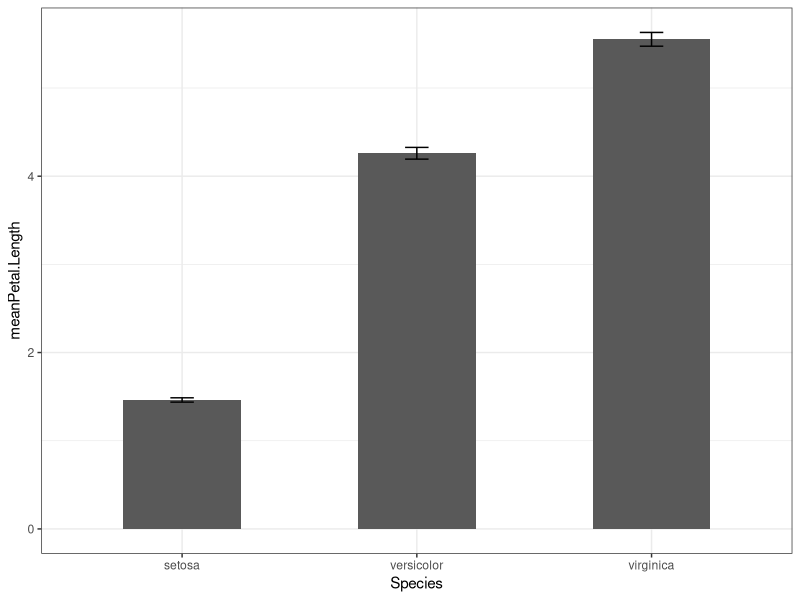
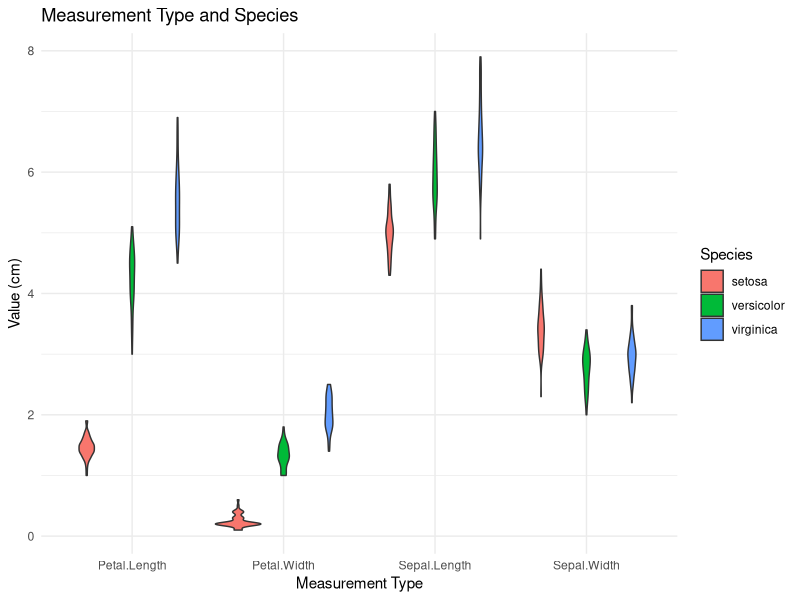

Generate these figures, in order, with R:
## ---- chunk 1
knitr::opts_chunk$set(echo = TRUE)
## ---- chunk 2
library(dplyr)

## ---- chunk 3
newIris <- iris %>% 
  mutate(ratio_SL_PL = Sepal.Length/Petal.Length)
## ---- chunk 4
newIris <- newIris %>%
  mutate(Petal.Area = Petal.Length * Petal.Width)
## ---- chunk 5
newIris  <- rename(newIris,  Ratio = ratio_SL_PL)

## ---- chunk 6
newIris <- newIris %>%
  mutate(
    Species_PetalLength = paste(Species, ifelse(Petal.Length > 5, "LongPetal", "ShortPetal"), sep = "_")
  )
## ---- chunk 7
library(tidyr)

newIris <- separate(newIris, Species_PetalLength, c("SpeciesNew", "PL_new"), sep = "_", remove = FALSE)

## ---- chunk 8
?Comparison

## ---- chunk 9
iris.100 <- sample_n(newIris, 100, replace = FALSE)
## ---- chunk 10
iris.top <- top_n(newIris, 3, Petal.Area)
## ---- chunk 11
iris.distinct <- distinct(newIris)
## ---- chunk 12
IrisReduced <- select(newIris, Species, Petal.Area, PL_new)
## ---- chunk 13
IrisPetalOnly <- select(newIris, contains("Petal"))
IrisSepalOnly <- select(newIris, contains("Sepal"))
## ---- chunk 14

newIris %>% 
  filter(PL_new == "ShortPetal") %>%
  summarise(Mean.PL = mean(Petal.Length))


## ---- chunk 15
 newIris %>%
  group_by(PL_new) %>%
  summarise(Mean.PL = mean(Petal.Length, na.rm = TRUE))
## ---- chunk 16
# summary stats required for barchart

iris.barplot <- iris %>% 
    group_by(Species) %>% 
  summarise(meanPetal.Length = mean(Petal.Length), SEPetal.Length =
  sd(Petal.Length)/sqrt(length(Petal.Length)), lowerErr =(meanPetal.Length -
SEPetal.Length), upperErr = (meanPetal.Length + SEPetal.Length))

iris.barplot


library(ggplot2)

ggplot(iris.barplot, aes(x = Species, y = meanPetal.Length)) + geom_col(width
= 0.5) + geom_errorbar(aes(ymin = lowerErr, ymax = upperErr), width = 0.1) +
theme_bw()

## ---- chunk 17

setosa <- subset(iris, Species == "setosa") 
other <- subset(iris, Species != "setosa")

# Add a common identifier 
setosa$ID <- 1:nrow(setosa)
other$ID <- 1:nrow(other)

## ---- chunk 18
combined_rbind <- rbind(setosa, other)
## ---- chunk 19
combined_bind_rows <- bind_rows(setosa, other)
## ---- chunk 20
 meanSL <- newIris %>%
  group_by(Species) %>%
  summarise(Mean.SL = mean(Sepal.Length, na.rm = TRUE))

## ---- chunk 21
merged_iris <- merge(iris, meanSL, by = "Species")
head(merged_iris)
## ---- chunk 22
merged_dplyr <- iris %>%
  left_join(meanSL, by = "Species")


## ---- chunk 23
irisID  <- iris %>%
  mutate(Flower_ID = 1:n())  # adding an ID


iris_long <- irisID %>%
  pivot_longer(
    cols = -c("Species", "Flower_ID"),  # Columns to pivot (all except Species and Flower ID)
    names_to = "Measurement", # Name of the new column for measurement type
    values_to = "Value"  #Name of the new column for the measurement value
  )

## ---- chunk 24
ggplot(iris_long, aes(x = Measurement, y = Value, fill = Species)) +
  geom_violin() +
  labs(title = "Measurement Type and Species",
       x = "Measurement Type",
       y = "Value (cm)",
       fill = "Species") +
  theme_minimal()
## ---- chunk 25
iris_wide <- iris_long %>%
  pivot_wider(
    id_cols = c(Species, Flower_ID),          # Columns that will remain as identifiers
    names_from = Measurement,    # Column whose unique values will become new column names
    values_from = Value         # Column whose values will populate the new columns
  )
